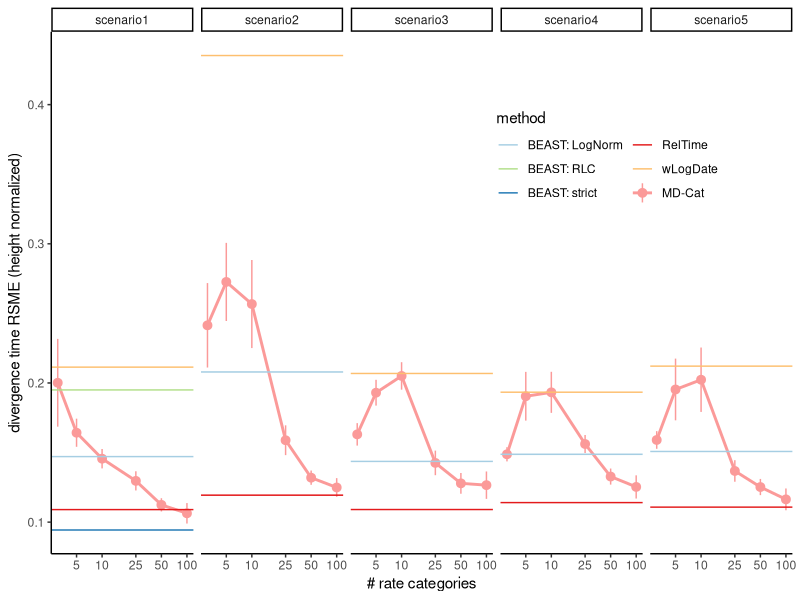
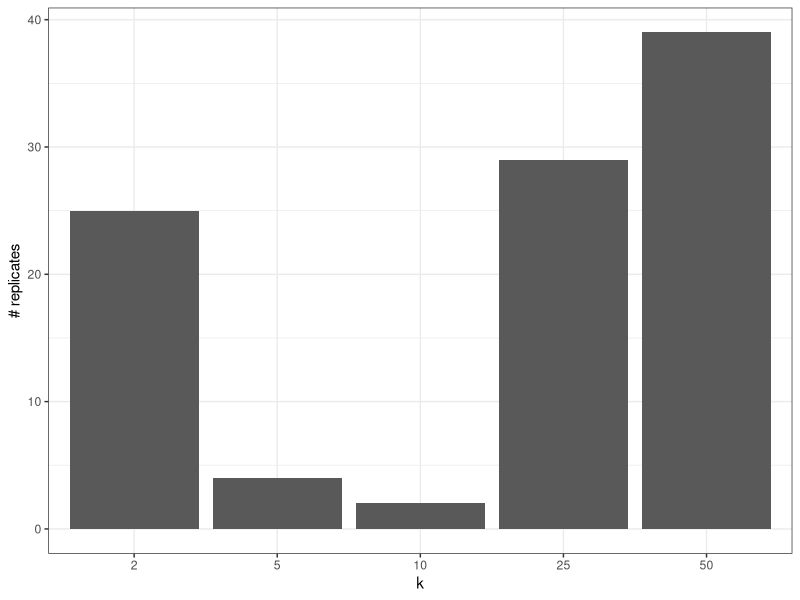
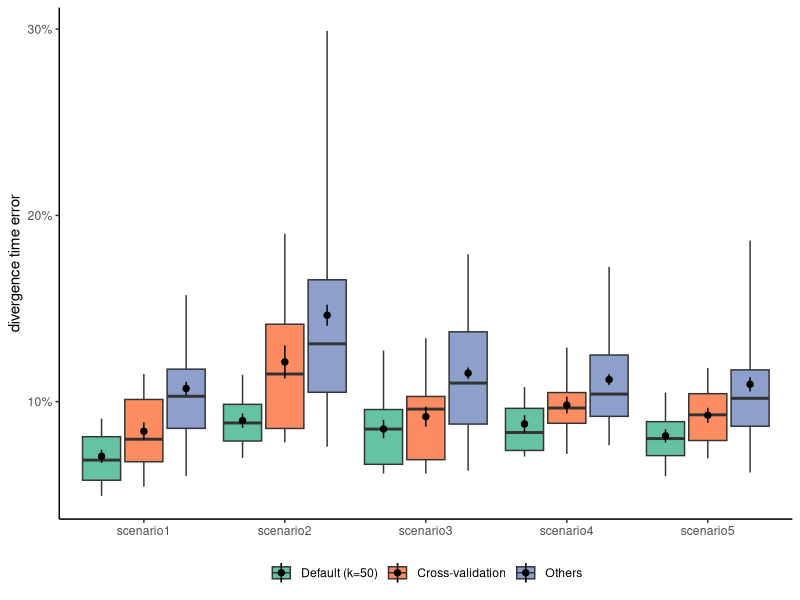
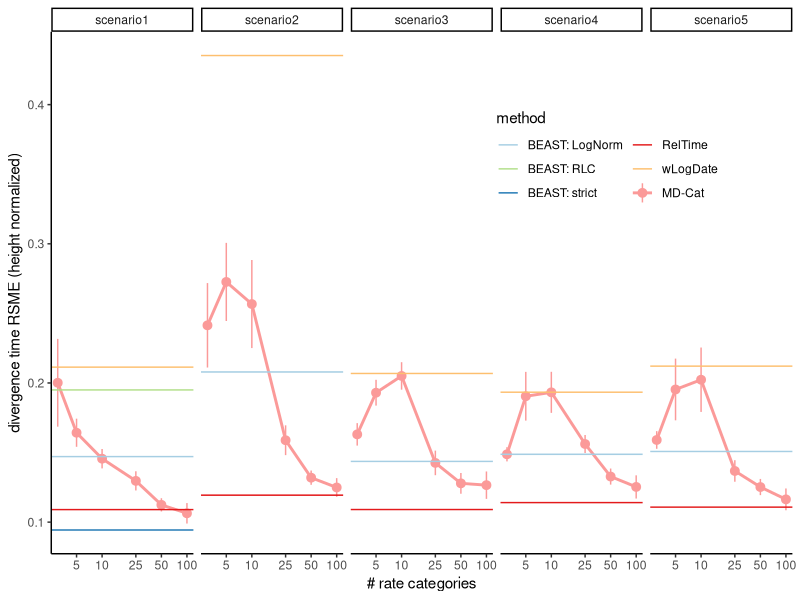
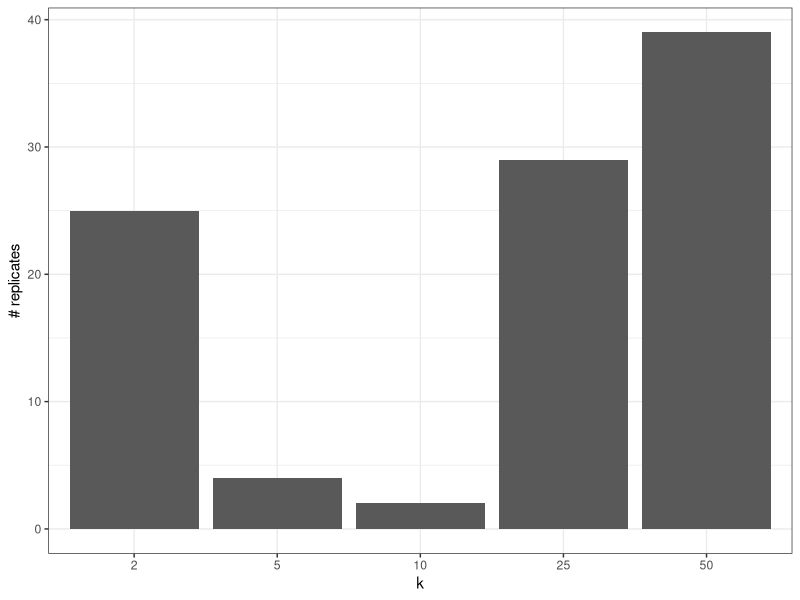
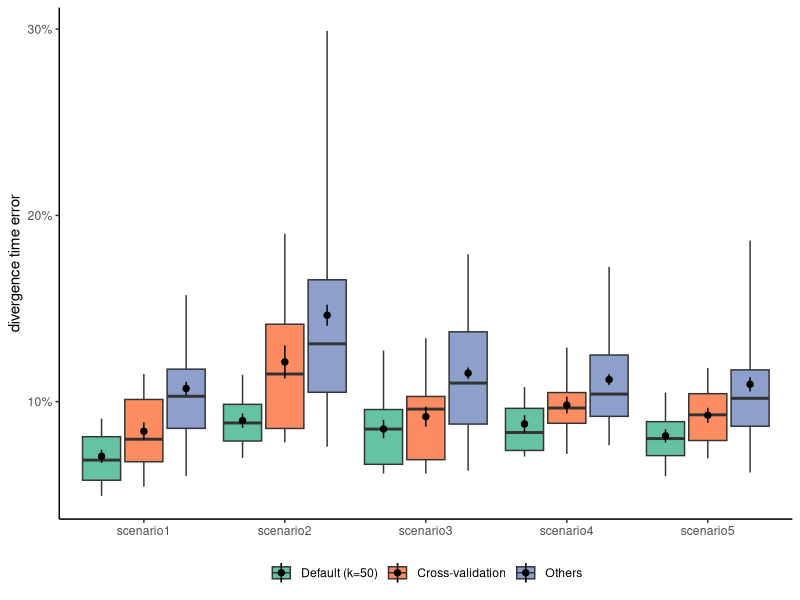

The R source for these figures, in order:
#setwd("/Users/uym2/my_gits/MD-Cat-paper/Plots/simulated/sysBio_revision")
require(ggplot2)
require(scales)
require(tidyverse)
dk = read.table("../sysBio_revision/MDCat_Angiosperm_vary_k_nodeAge.txt",header=T)

d1 = read.table("../angiosperm/all_divergence.txt",header=T)

d1$method = factor(d1$method,levels=c("Blnorm","Bstrict","Brcla","RelTime","BEAST_lognorm","wLogDate","MD-Cat"),
                   labels = c("BEAST: LogNorm","BEAST: RLC","BEAST: strict","RelTime","BEAST_lnorm_old","wLogDate","MD-Cat"))

dk %>% group_by(scenario  ,  rep , k) %>%
        summarise(norm_rmse = sqrt(mean( (trueNodeAge-estNodeAge)^2) )/140) %>%
        mutate(method="MD-Cat") %>%
#dk %>% group_by(scenario  ,  rep , k) %>%
#  summarise(norm_rmse = sqrt(mean( (trueNodeAge-estNodeAge)^2) )/140) %>%
ggplot(aes(x=k,y=norm_rmse,color=method)) +
  geom_line(stat="summary",size=1) + 
  stat_summary() + 
  scale_x_log10(breaks=c(2,5,10,25,50,100)) +  
  xlab("# rate categories") + 
  facet_wrap(~scenario,nrow=1)+
  geom_hline(aes(yintercept=norm_rmse,color=method),
             data= d1 %>% filter(method!="MD-Cat") %>% group_by(method,scenario) %>% summarise(norm_rmse=mean(norm_rmse)))+
  scale_color_manual(values = RColorBrewer::brewer.pal(7,'Paired')[c(1,3,2,6,7,5)]) +
  scale_y_continuous(name="divergence time RSME (height normalized)") + 
  theme_classic() + theme(legend.position = c(0.75,0.76)) +
  guides(color  = guide_legend(nrow = 3))
ggsave("../sysBio_revision/MDCat_Angiosperm_vary_k.pdf",width = 8.2,height=3.6)

dk %>% group_by(scenario  ,  rep , k) %>%
  summarise(rmsn = sqrt(mean( (trueNodeAge-estNodeAge)^2) )/140) %>%
  group_by(scenario,k) %>% summarise(mean=mean(rmsn)) %>%
  pivot_wider(names_from = scenario,values_from=mean)


########################################
require(reshape2)

quantiles_95 <- function(x) {
  r <- quantile(x, probs=c(0.05, 0.25, 0.5, 0.75, 0.95))
  names(r) <- c("ymin", "lower", "middle", "upper", "ymax")
  r
}


dkc = read.table("MDCat_Angiosperm_vary_k_with_crossval.txt",header=T)
dkc$error = abs(dkc$trueNodeAge-dkc$estNodeAge)/140
dkc$selected = "Others"
dkc[dkc$k == "kselected",]$selected = "Cross-validation"
dkc[dkc$k == "k50",]$selected = "Default (k=50)"
dkc$selected = factor(dkc$selected, levels=c("Default (k=50)","Cross-validation","Others"))


dcast(dkc[,c(1,8,7)],scenario~selected,fun.aggregate = mean)
mean((dcast(dkc[,c(1,8,7)],scenario~selected,fun.aggregate = mean)[,3]-
  dcast(dkc[,c(1,8,7)],scenario~selected,fun.aggregate = mean)[,2])*100)


dcast(dkc[,c(1,3,7)],scenario~k,fun.aggregate = mean)

qplot(factor(sub("k","",merge(dkc[dkc$k == "kselected" & dkc$nodeName =="I0",c(1,2,4,5,6,7)],
                        dkc[dkc$k != "kselected"& dkc$nodeName =="I0",c(1,2,3,4,5,6,7)],
      by=c("scenario","rep","nodeName","trueNodeAge","estNodeAge","error"))$k),levels=c(2,5,10,25,50)))+theme_bw()+xlab("k")+ylab("# replicates")
ggsave("selectedk_angio.pdf",width=3.2, height = 4)

d2 = dcast(selected+scenario+rep+k~"error",data=dkc,value.var = "error",fun.aggregate = mean)

require(scales)

head(d2)
ggplot(d2,aes(x=scenario,y=error,fill=selected)) + 
  stat_summary(position=position_dodge2(width=0.75),
               fun.data = quantiles_95,geom="boxplot") +
  stat_summary(position=position_dodge2(width = 0.9),size=0.3) + 
  theme_classic() + theme(axis.text.x = element_text(angle = 0), axis.title.x = element_blank(),
                          legend.title = element_blank(),legend.position = "bottom") + 
  ylab("divergence time error")+
  scale_fill_brewer(palette = "Set2")+
  scale_y_continuous(labels = percent)
nrow(d2[d2$selected=="Default (k=50)",])
ggsave("MDCat_Angiosperm_crossval_k.pdf",width=6, height =4 )


head(dkc)
require(tidyr) 

merge(dkc[dkc$selected=="Cross-validation",],dkc[dkc$k=="k100",],by=c(1,2,4,5)) %>%
  group_by(scenario  ,  rep ) %>% summarise(mes=mean(error.x),meh=mean(error.y)) %>% 
  filter(mes==meh)
